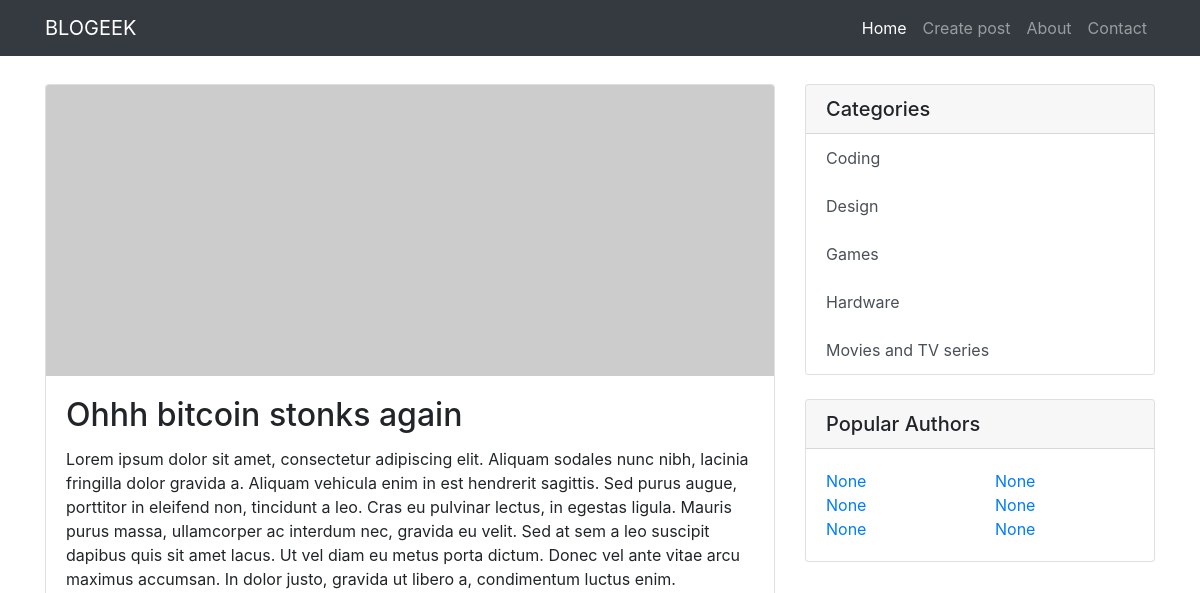
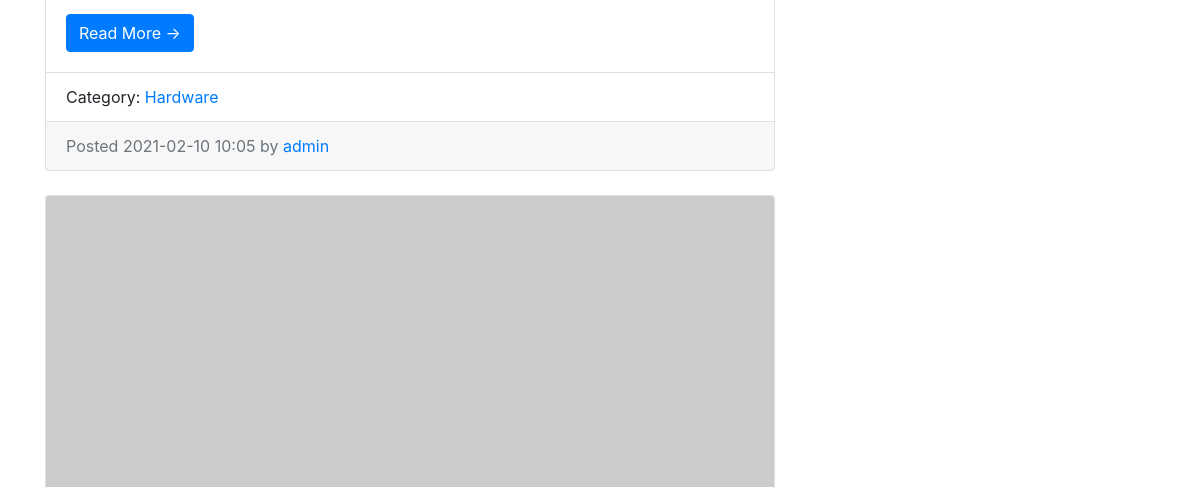
The app's page / (upper part), older data (2 pictures, top to bottom).
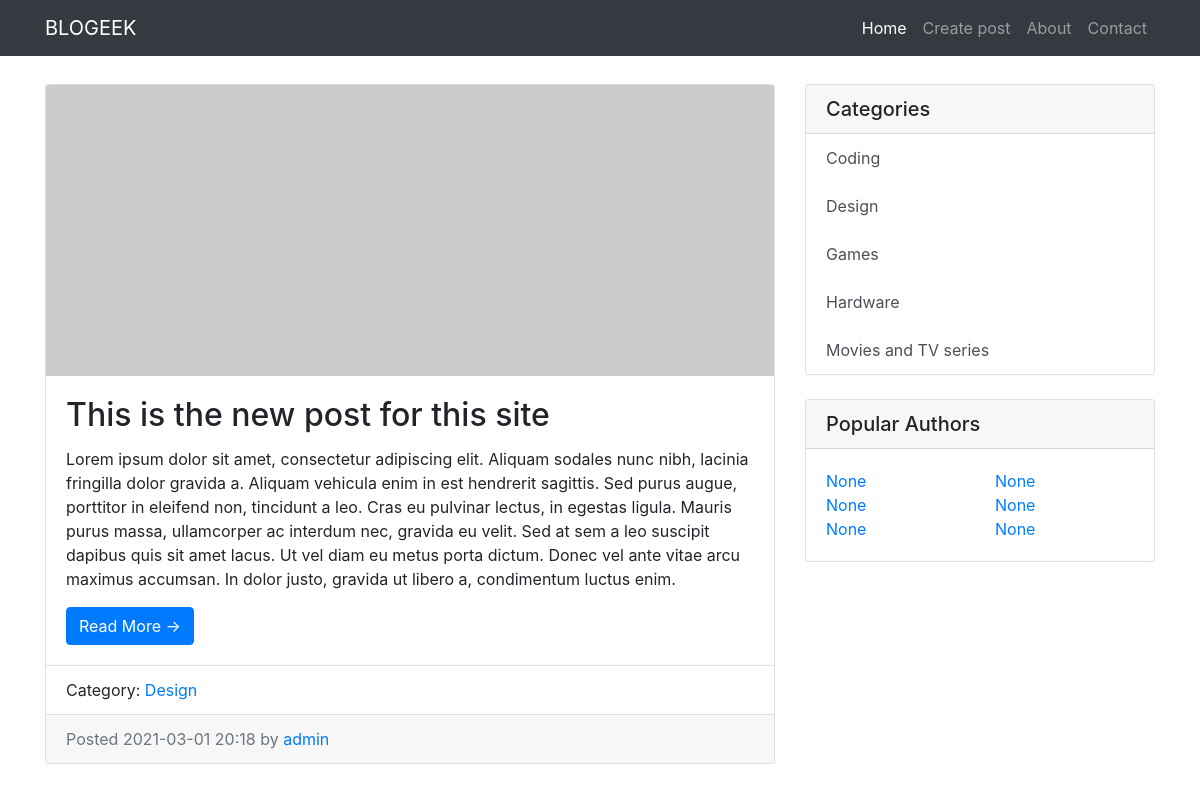
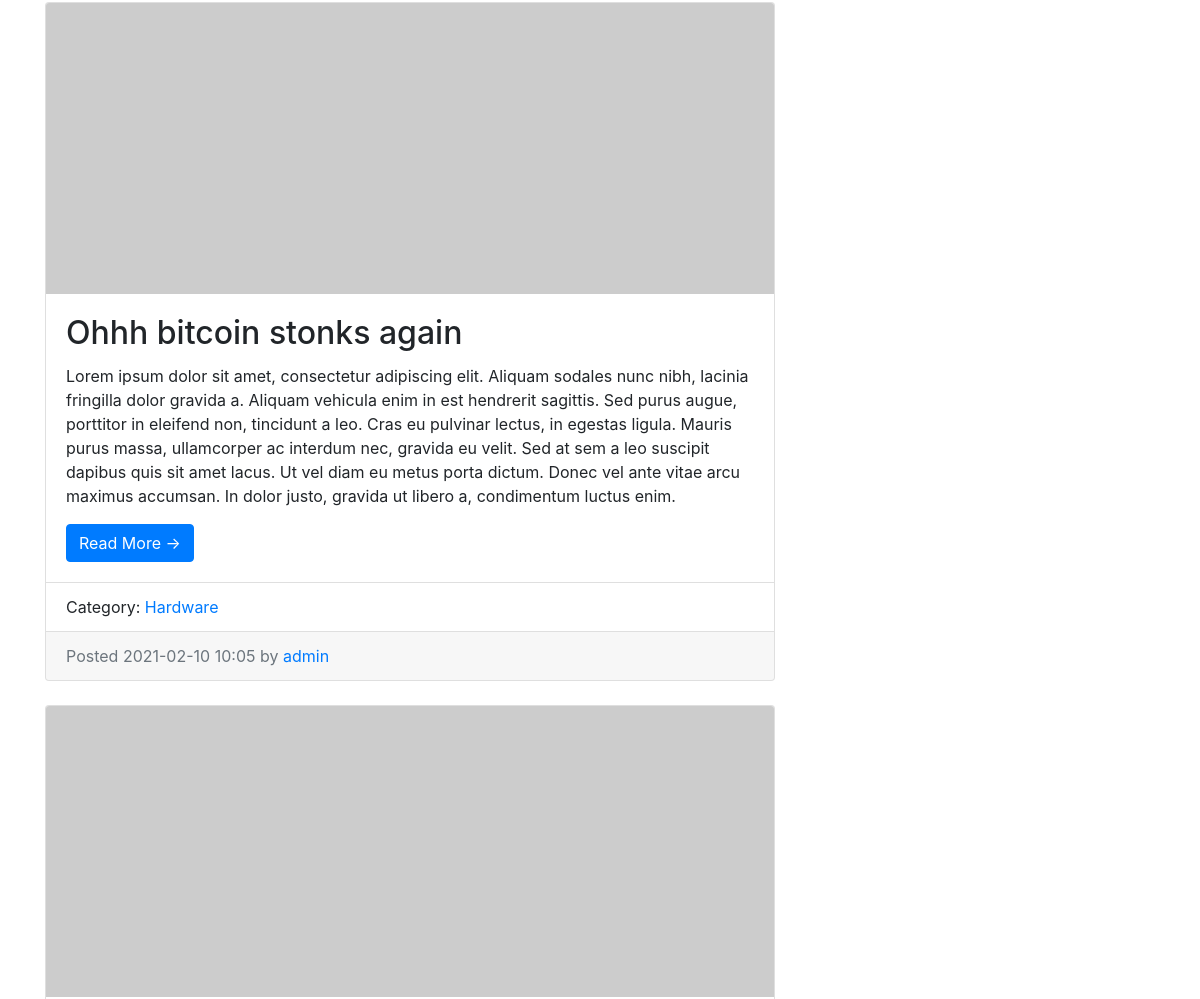
The same page, newer data (2 pictures, top to bottom).
### blogeek/models.py (models this page shows, shortened)
class BlogPosts(models.Model):
    title = models.CharField(max_length=150, verbose_name='Title')
    description = models.CharField(max_length=600, verbose_name='Description')
    content = models.TextField(blank=True, verbose_name='content')
    created_at = models.DateTimeField(auto_now_add=True, verbose_name='Created at')
    updated_at = models.DateTimeField(auto_now=True, verbose_name='Updated at')
    photo = models.ImageField(upload_to='photos/%Y/%m/%d/', verbose_name='Photo', blank=True)
    is_published = models.BooleanField(default=True, verbose_name='Is published')
    views = models.IntegerField(default=0)
    category = models.ForeignKey('Category', on_delete=models.PROTECT, verbose_name='Category')
    user = models.ForeignKey(User, verbose_name="Автор", on_delete=models.CASCADE)
    class Meta:
        verbose_name = 'Статья'
        verbose_name_plural = 'Статьи'
        ordering = ['-created_at']
    def get_absolute_url(self):
        return reverse('view_blogposts', kwargs={"pk": self.pk})

class Category(models.Model):
    title = models.CharField(max_length=150, db_index=True, verbose_name='Категория')
    description = models.CharField(max_length=200)
    class Meta:
        verbose_name = 'Категория'
        verbose_name_plural = 'Категории'
        ordering = ['title']
    def get_absolute_url(self):
        return reverse('category', kwargs={"category_id": self.pk})
    def __str__(self):
        return self.title

### blogeek/views.py (the view)
# urls.py: path('', HomeBlogPosts.as_view(), name='home'),
class HomeBlogPosts(ListView):
    model = BlogPosts
    template_name = 'blogeek/home_blog_posts.html'
    context_object_name = 'posts'
    def get_queryset(self):
        return BlogPosts.objects.filter(is_published=True).select_related('category')

### blogeek/templatetags/blogposts_tags.py (called while the page is built)
@register.simple_tag()
def get_categories():
    return Category.objects.all()

### blogeek/templates/blogeek/home_blog_posts.html (shortened to what this page needs)
{% extends 'base.html' %}
{% block content %}
{% for item in object_list %}
<div class="card mb-4">
    {% if item.photo %}
    <img class="card-img-top" src="{{ item.photo.url }}" width="250" alt="Card image cap">
    {% else %}
    <img class="card-img-top" src="https://picsum.photos/750/300?random=1" alt="Card image cap">
    {% endif %}
    <div class="card-body">
        <h2 class="card-title">{{ item.title }}</h2>
        <p class="card-text">{{ item.description }}</p>
        <a href="{{ item.get_absolute_url }}" class="btn btn-primary">Read More &rarr;</a>
    </div>
    <ul class="list-group list-group-flush">
        <li class="list-group-item">Category: <a href="{{ item.category.get_absolute_url }}">{{ item.category }}</a>
        </li>
    </ul>
    <div class="card-footer text-muted">
        Posted {{ item.created_at|date:"Y-m-d H:i" }} by
        <a href="#">{{ item.user }}</a>
    </div>
</div>
{% endfor %}
{% endblock %}

### templates/inc/_sidebar.html
{% load blogposts_tags %}
{% get_categories as categories %}
<div class="card my-4">
    <h5 class="card-header">Categories</h5>
    <div class="list-group">
        {% for item in categories %}
        <a href="{{ item.get_absolute_url }}" class="list-group-item list-group-item-action" style="border:none">{{ item.title }}</a>
        {% endfor %}
    </div>
</div>
<div class="card my-4">
    <h5 class="card-header">Popular Authors</h5>
    <div class="card-body">
        <div class="row">
            <div class="col-lg-6">
                <ul class="list-unstyled mb-0">
                    <li>
                        <a href="#">None</a>
                    </li>
                    <li>
                        <a href="#">None</a>
                    </li>
                    <li>
                        <a href="#">None</a>
                    </li>
                </ul>
            </div>
            <div class="col-lg-6">
                <ul class="list-unstyled mb-0">
                    <li>
                        <a href="#">None</a>
                    </li>
                    <li>
                        <a href="#">None</a>
                    </li>
                    <li>
                        <a href="#">None</a>
                    </li>
                </ul>
            </div>
        </div>
    </div>
</div>

Row changes from the older to the newer data that the page shows:
added BlogPosts: title "This is the new post for this site", description "Lorem ipsum dolor sit amet, consectetur adipiscing elit. Aliquam sodales nunc nibh, lacinia fringilla dolor gravida a. Aliquam vehicula enim in est hendrerit sagittis. Sed purus augue, porttitor in eleifend non, tincidunt a leo. Cras eu pulvinar lectus, in egestas ligula. Mauris purus massa, ullamcorper ac interdum nec, gravida eu velit. Sed at sem a leo suscipit dapibus quis sit amet lacus. Ut vel diam eu metus porta dictum. Donec vel ante vitae arcu maximus accumsan. In dolor justo, gravida ut libero a, condimentum luctus enim.", category "Design", created_at "2021-03-01 20:18", user "admin"
